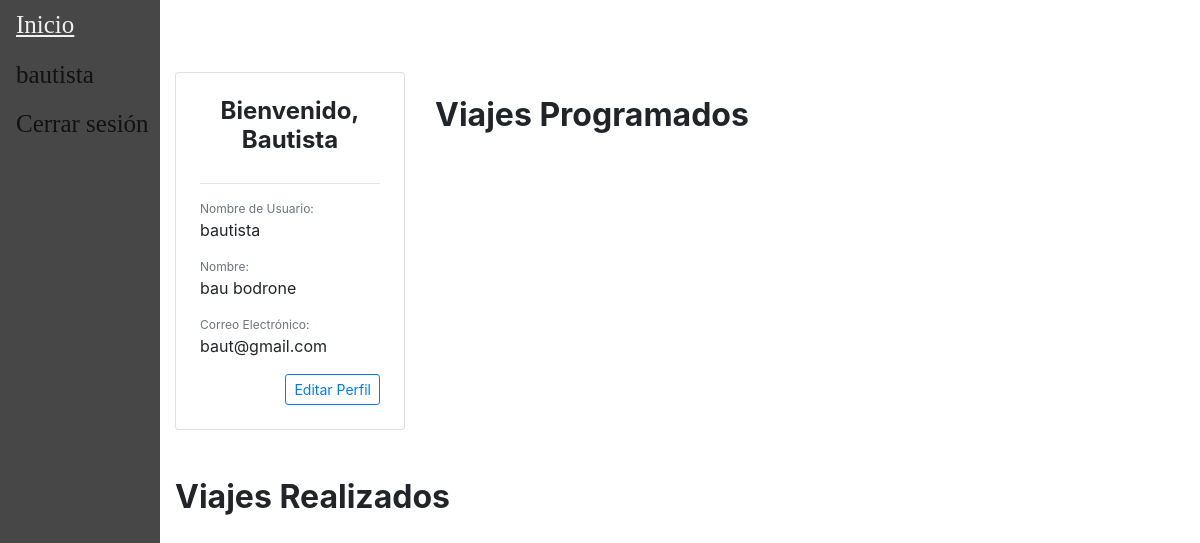
The app's page /accounts/perfil/ (signed in), older data.
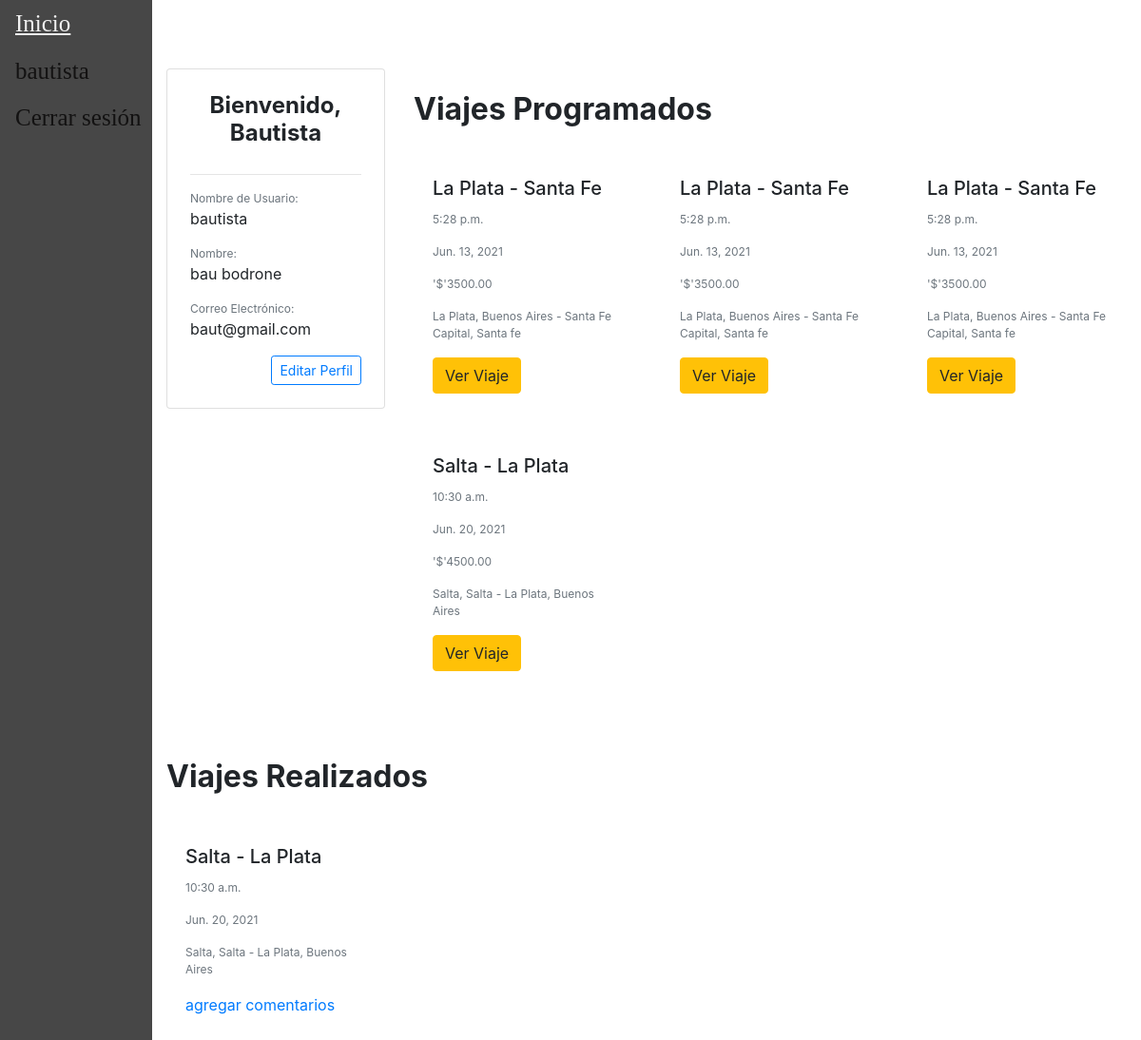
The same page, newer data.
### main/models.py (models this page shows, shortened)
class Viaje(models.Model):
    descripcion = models.CharField(max_length=100)
    fecha = models.DateField(validators=[MinValueValidator(datetime.date.today()+datetime.timedelta(hours=24))])
    hora = models.TimeField(default=None)
    ruta =  models.ForeignKey(Ruta, default=None, on_delete=models.CASCADE)
    chofer = models.ForeignKey(Chofer, default=None, on_delete=models.CASCADE)
    combi =  models.ForeignKey(Combi, default=None, on_delete=models.CASCADE)
    precio = models.DecimalField(default=None, max_digits=10, decimal_places=2, validators=[MinValueValidator(0)])
    insumo = models.ManyToManyField(Insumo,blank=True)
    pasajeros = models.ManyToManyField(Pasajero, blank=True)
    comentarios = models.ManyToManyField(Comentario, blank=True)
    class Meta:
        unique_together = ('chofer', 'fecha','hora', 'ruta',)

class Ruta(models.Model):
    origen = models.ForeignKey(Lugar, default=None, on_delete=models.CASCADE, related_name='origen')
    destino = models.ForeignKey(Lugar, default=None, on_delete=models.CASCADE, related_name='destino')
    class Meta:
        unique_together = ('origen', 'destino')
    def __str__(self):
        return str(self.origen)+" - "+str(self.destino)

class Lugar(models.Model):
    localidad = models.CharField(max_length=150)
    provincia = models.CharField(max_length=100)
    class Meta:
        unique_together = ('localidad', 'provincia',)
    def __str__(self):
        return (self.localidad+", "+self.provincia)

### users/views.py (the view)
# urls.py: path('accounts/perfil/', regviews.perfil, name="perfil"),
def perfil(response):
	user_form = CustomUserEditForm(instance=response.user)
	viajes_pendientes = Viaje.objects.filter(pasajeros__usuario=response.user).filter(pasajeros__estado='reservado')
	viajes_finalizados = Viaje.objects.filter(pasajeros__usuario=response.user).filter(pasajeros__estado='finalizado')
	return render(response,'users/perfil.html',{'user': response.user,
		'user_form': user_form, 'viajes_finalizados': viajes_finalizados, 'viajes_pendientes': viajes_pendientes,
	})

### users/templates/users/perfil.html (shortened to what this page needs)
{% extends "main/base.html" %}
{% block content %}
{% load crispy_forms_tags %}
<br />
<br />
<div class="container mx-auto">
    <div class="row">
    	<div class="col-sm-12 col-md-12 col-lg-3 pb-4">
	    	<div class="card p-4">
		    	<h4 class="card-title font-weight-bold text-center">Bienvenido, {{ user.username|title }}</h4>
		      	<hr />
		    	<div class="card-text">
		    		<p class="text-muted mb-0" style="font-size: 12px">Nombre de Usuario:</p>
		    		<p>{{ user.username }}</p>
		    		<p class="text-muted mb-0" style="font-size: 12px">Nombre:</p>
			  		<p>{{ user.first_name }} {{ user.last_name }}</p>
			  		<p class="text-muted mb-0" style="font-size: 12px">Correo Electrónico:</p>
			  		<p>{{ user.email }}</p>
					<div class="text-right">
						<button type="button" class="btn btn-outline-primary btn-sm" data-toggle="modal" data-target="#perfilModal">Editar Perfil</button>
					</div>
		        </div>
	    	</div>
	  	</div>
	    <div class="col-sm-12 col-md-12 col-lg-9 pb-4">
	    	<div class="row">
	    		<div class="col-6 my-auto">
	    			<h2 class="font-weight-bold pt-4">Viajes Programados</h2>
	    		</div>
	    	</div>
	      	<br>
	      	<div class="row">
		      	{% for v in viajes_pendientes.all %}
			    	<div class="col-sm-12 col-md-6 col-lg-4 pb-4">
		                <div class="h-100">
							<div class="card-body">
		                  		<h5 class="card-title">{{ v.descripcion }}</h5>
		                    	<p class="card-text text-muted" style="font-size:12px">{{ v.hora }}</p>
                          <p class="card-text text-muted" style="font-size:12px">{{ v.fecha }}</p>
                          <p class="card-text text-muted" style="font-size:12px">'$'{{ v.precio }}</p>
                          <p class="card-text text-muted" style="font-size:12px">{{ v.ruta }}</p>
		                    	<a href="{{ p.url }}" class="btn btn-warning">Ver Viaje</a>
		                	</div>
		              	</div>
		            </div>
		    	{% endfor %}
	        </div>
	    </div>
      <div class="col-sm-12 col-md-12 col-lg-9 pb-4">
	    	<div class="row">
	    		<div class="col-6 my-auto">
	    			<h2 class="font-weight-bold pt-4">Viajes Realizados</h2>
	    		</div>
	    	</div>
	      	<br>
	      	<div class="row">
		      	{% for v in viajes_finalizados.all %}
			    	<div class="col-sm-12 col-md-6 col-lg-4 pb-4">
		                <div class="h-100">
							<div class="card-body">
		                  		<h5 class="card-title">{{ v.descripcion }}</h5>
		                    	<p class="card-text text-muted" style="font-size:12px">{{ v.hora }}</p>
                          <p class="card-text text-muted" style="font-size:12px">{{ v.fecha }}</p>
                          <p class="card-text text-muted" style="font-size:12px">{{ v.ruta }}</p>
                          <a href="{% url 'comentario'%}">agregar comentarios</a>
		                	</div>
		              	</div>
		            </div>
		    	{% endfor %}
	        </div>
	    </div>
	</div>
</div>
{% endblock %}

### main/templates/main/base.html (shortened to what this page needs)
<!doctype html>
<<link rel="stylesheet" href="https://cdn.jsdelivr.net/npm/bootstrap@4.6.0/dist/css/bootstrap.min.css">
<html>
<head>
</head>
<body>
	<div class= "sidebar">
		<a href="/">Inicio</a>
		{% if user.is_authenticated %}
		<a href="{% url 'perfil'%}">{{user.username}}</a>
		<a href="{% url 'logout'%}">Cerrar sesión</a>
		{% else  %}
		<a href="{% url 'register'%}">Registrarse</a>
		<a href="{% url 'login'%}">Iniciar Sesión</a>
		{% endif %}
	</div>
	<div id="content", name="content", class="main">
		{% block content %}{% endblock content %}
	</div>
</body>
</html>

Row changes from the older to the newer data that the page shows:
added Viaje: descripcion "La Plata - Santa Fe", hora "5:28 p.m.", fecha "Jun. 13, 2021", precio "3500.00", ruta "La Plata, Buenos Aires - Santa Fe Capital, Santa fe", shown under "Viajes Programados"
added Viaje: descripcion "Salta - La Plata", hora "10:30 a.m.", fecha "Jun. 20, 2021", precio "4500.00", ruta "Salta, Salta - La Plata, Buenos Aires"
